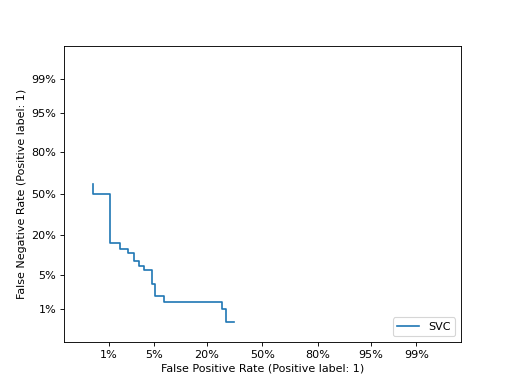

Here is the Python script that generated this plot:
import matplotlib.pyplot as plt
from sklearn.datasets import make_classification
from sklearn.metrics import DetCurveDisplay
from sklearn.model_selection import train_test_split
from sklearn.svm import SVC
X, y = make_classification(n_samples=1000, random_state=0)
X_train, X_test, y_train, y_test = train_test_split(
    X, y, test_size=0.4, random_state=0)
clf = SVC(random_state=0).fit(X_train, y_train)
DetCurveDisplay.from_estimator(
   clf, X_test, y_test)
# <...>
plt.show()
